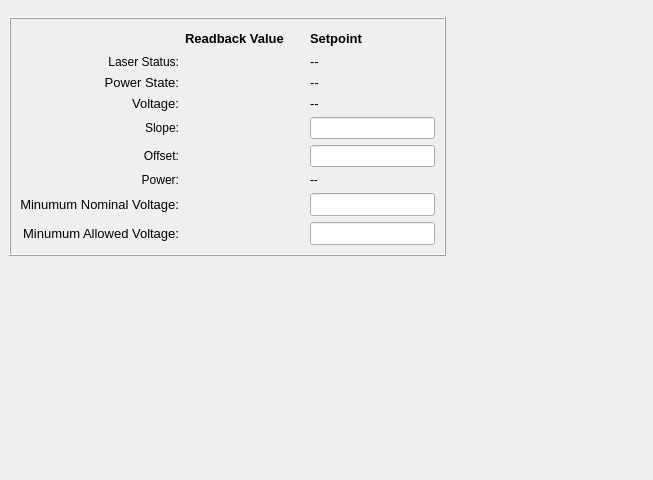
<?xml version="1.0" encoding="UTF-8"?>
<ui version="4.0">
 <class>Form</class>
 <widget class="QWidget" name="Form">
  <property name="geometry">
   <rect>
    <x>0</x>
    <y>0</y>
    <width>653</width>
    <height>480</height>
   </rect>
  </property>
  <property name="minimumSize">
   <size>
    <width>640</width>
    <height>480</height>
   </size>
  </property>
  <property name="windowTitle">
   <string>Form</string>
  </property>
  <layout class="QVBoxLayout" name="verticalLayout">
   <property name="leftMargin">
    <number>0</number>
   </property>
   <property name="rightMargin">
    <number>0</number>
   </property>
   <item>
    <widget class="PyDMEmbeddedDisplay" name="PyDMEmbeddedDisplay">
     <property name="sizePolicy">
      <sizepolicy hsizetype="Expanding" vsizetype="Fixed">
       <horstretch>0</horstretch>
       <verstretch>0</verstretch>
      </sizepolicy>
     </property>
     <property name="maximumSize">
      <size>
       <width>16777215</width>
       <height>30</height>
      </size>
     </property>
     <property name="toolTip">
      <string/>
     </property>
     <property name="frameShape">
      <enum>QFrame::NoFrame</enum>
     </property>
     <property name="macros" stdset="0">
      <string>{&quot;TITLE&quot;:&quot;Laser Expert: ${DEVICE}&quot;}</string>
     </property>
     <property name="filename" stdset="0">
      <string>./widgets/header.ui</string>
     </property>
    </widget>
   </item>
   <item>
    <layout class="QHBoxLayout" name="horizontalLayout">
     <property name="leftMargin">
      <number>9</number>
     </property>
     <property name="rightMargin">
      <number>9</number>
     </property>
     <item>
      <widget class="QFrame" name="frame">
       <property name="frameShape">
        <enum>QFrame::Box</enum>
       </property>
       <property name="frameShadow">
        <enum>QFrame::Raised</enum>
       </property>
       <layout class="QGridLayout" name="gridLayout">
        <item row="1" column="0">
         <widget class="PyDMLabel" name="PyDMLabel_10">
          <property name="toolTip">
           <string/>
          </property>
          <property name="text">
           <string>Laser Status:</string>
          </property>
          <property name="alignment">
           <set>Qt::AlignRight|Qt::AlignTrailing|Qt::AlignVCenter</set>
          </property>
         </widget>
        </item>
        <item row="6" column="0">
         <widget class="PyDMLabel" name="PyDMLabel_18">
          <property name="toolTip">
           <string/>
          </property>
          <property name="text">
           <string>Power:</string>
          </property>
          <property name="alignment">
           <set>Qt::AlignRight|Qt::AlignTrailing|Qt::AlignVCenter</set>
          </property>
         </widget>
        </item>
        <item row="1" column="3">
         <widget class="PyDMLabel" name="PyDMLabel_12">
          <property name="font">
           <font>
            <pointsize>10</pointsize>
           </font>
          </property>
          <property name="toolTip">
           <string/>
          </property>
          <property name="text">
           <string>--</string>
          </property>
         </widget>
        </item>
        <item row="2" column="0">
         <widget class="PyDMLabel" name="PyDMLabel_13">
          <property name="font">
           <font>
            <pointsize>10</pointsize>
           </font>
          </property>
          <property name="toolTip">
           <string/>
          </property>
          <property name="text">
           <string>Power State:</string>
          </property>
          <property name="alignment">
           <set>Qt::AlignRight|Qt::AlignTrailing|Qt::AlignVCenter</set>
          </property>
         </widget>
        </item>
        <item row="8" column="1">
         <widget class="PyDMLabel" name="PyDMLabel_6">
          <property name="font">
           <font>
            <pointsize>10</pointsize>
           </font>
          </property>
          <property name="toolTip">
           <string/>
          </property>
          <property name="showUnits" stdset="0">
           <bool>true</bool>
          </property>
          <property name="channel" stdset="0">
           <string>${PV}:MIN_VOLTAGE_RBV</string>
          </property>
         </widget>
        </item>
        <item row="1" column="1">
         <widget class="PyDMLabel" name="PyDMLabel_11">
          <property name="font">
           <font>
            <pointsize>10</pointsize>
           </font>
          </property>
          <property name="toolTip">
           <string/>
          </property>
          <property name="alarmSensitiveContent" stdset="0">
           <bool>false</bool>
          </property>
          <property name="channel" stdset="0">
           <string>${PV}:ERROR_RBV</string>
          </property>
         </widget>
        </item>
        <item row="6" column="3">
         <widget class="PyDMLabel" name="PyDMLabel_22">
          <property name="toolTip">
           <string/>
          </property>
          <property name="text">
           <string>--</string>
          </property>
         </widget>
        </item>
        <item row="7" column="1">
         <widget class="PyDMLabel" name="PyDMLabel_3">
          <property name="font">
           <font>
            <pointsize>10</pointsize>
           </font>
          </property>
          <property name="toolTip">
           <string/>
          </property>
          <property name="showUnits" stdset="0">
           <bool>true</bool>
          </property>
          <property name="channel" stdset="0">
           <string>${PV}:MIN_NOMINAL_VOLTAGE_RBV</string>
          </property>
         </widget>
        </item>
        <item row="0" column="2">
         <spacer name="horizontalSpacer">
          <property name="orientation">
           <enum>Qt::Horizontal</enum>
          </property>
          <property name="sizeType">
           <enum>QSizePolicy::Fixed</enum>
          </property>
          <property name="sizeHint" stdset="0">
           <size>
            <width>20</width>
            <height>20</height>
           </size>
          </property>
         </spacer>
        </item>
        <item row="5" column="1">
         <widget class="PyDMLabel" name="PyDMLabel_20">
          <property name="toolTip">
           <string/>
          </property>
          <property name="channel" stdset="0">
           <string>${PV}:SCALED_PWR_RBV.AOFF</string>
          </property>
         </widget>
        </item>
        <item row="2" column="1">
         <widget class="PyDMLabel" name="PyDMLabel_14">
          <property name="font">
           <font>
            <pointsize>10</pointsize>
           </font>
          </property>
          <property name="toolTip">
           <string/>
          </property>
          <property name="channel" stdset="0">
           <string>${PV}:POWER_STATE_RBV</string>
          </property>
         </widget>
        </item>
        <item row="8" column="3">
         <widget class="PyDMLineEdit" name="PyDMLineEdit_2">
          <property name="sizePolicy">
           <sizepolicy hsizetype="Fixed" vsizetype="Fixed">
            <horstretch>0</horstretch>
            <verstretch>0</verstretch>
           </sizepolicy>
          </property>
          <property name="font">
           <font>
            <pointsize>10</pointsize>
           </font>
          </property>
          <property name="toolTip">
           <string/>
          </property>
          <property name="showUnits" stdset="0">
           <bool>true</bool>
          </property>
          <property name="channel" stdset="0">
           <string>${PV}:MIN_VOLTAGE</string>
          </property>
         </widget>
        </item>
        <item row="5" column="0">
         <widget class="PyDMLabel" name="PyDMLabel_17">
          <property name="toolTip">
           <string/>
          </property>
          <property name="text">
           <string>Offset:</string>
          </property>
          <property name="alignment">
           <set>Qt::AlignRight|Qt::AlignTrailing|Qt::AlignVCenter</set>
          </property>
         </widget>
        </item>
        <item row="4" column="1">
         <widget class="PyDMLabel" name="PyDMLabel_19">
          <property name="toolTip">
           <string/>
          </property>
          <property name="channel" stdset="0">
           <string>${PV}:SCALED_PWR_RBV.ASLO</string>
          </property>
         </widget>
        </item>
        <item row="3" column="1">
         <widget class="PyDMLabel" name="PyDMLabel_8">
          <property name="font">
           <font>
            <pointsize>10</pointsize>
           </font>
          </property>
          <property name="toolTip">
           <string/>
          </property>
          <property name="text">
           <string/>
          </property>
          <property name="precision" stdset="0">
           <number>0</number>
          </property>
          <property name="showUnits" stdset="0">
           <bool>true</bool>
          </property>
          <property name="precisionFromPV" stdset="0">
           <bool>true</bool>
          </property>
          <property name="alarmSensitiveContent" stdset="0">
           <bool>false</bool>
          </property>
          <property name="channel" stdset="0">
           <string>${PV}:VOLTAGE_RBV</string>
          </property>
         </widget>
        </item>
        <item row="0" column="3">
         <widget class="PyDMLabel" name="PyDMLabel_5">
          <property name="font">
           <font>
            <pointsize>10</pointsize>
            <weight>75</weight>
            <bold>true</bold>
           </font>
          </property>
          <property name="toolTip">
           <string/>
          </property>
          <property name="text">
           <string>Setpoint</string>
          </property>
         </widget>
        </item>
        <item row="3" column="0">
         <widget class="PyDMLabel" name="PyDMLabel_7">
          <property name="font">
           <font>
            <pointsize>10</pointsize>
           </font>
          </property>
          <property name="toolTip">
           <string/>
          </property>
          <property name="text">
           <string>Voltage:</string>
          </property>
          <property name="alignment">
           <set>Qt::AlignRight|Qt::AlignTrailing|Qt::AlignVCenter</set>
          </property>
         </widget>
        </item>
        <item row="2" column="3">
         <widget class="PyDMLabel" name="PyDMLabel_15">
          <property name="font">
           <font>
            <pointsize>10</pointsize>
           </font>
          </property>
          <property name="toolTip">
           <string/>
          </property>
          <property name="text">
           <string>--</string>
          </property>
         </widget>
        </item>
        <item row="7" column="0">
         <widget class="PyDMLabel" name="PyDMLabel_2">
          <property name="font">
           <font>
            <pointsize>10</pointsize>
           </font>
          </property>
          <property name="toolTip">
           <string/>
          </property>
          <property name="text">
           <string>Minumum Nominal Voltage:</string>
          </property>
          <property name="alignment">
           <set>Qt::AlignRight|Qt::AlignTrailing|Qt::AlignVCenter</set>
          </property>
         </widget>
        </item>
        <item row="7" column="3">
         <widget class="PyDMLineEdit" name="PyDMLineEdit">
          <property name="sizePolicy">
           <sizepolicy hsizetype="Fixed" vsizetype="Fixed">
            <horstretch>0</horstretch>
            <verstretch>0</verstretch>
           </sizepolicy>
          </property>
          <property name="font">
           <font>
            <pointsize>10</pointsize>
           </font>
          </property>
          <property name="toolTip">
           <string/>
          </property>
          <property name="showUnits" stdset="0">
           <bool>true</bool>
          </property>
          <property name="channel" stdset="0">
           <string>${PV}:MIN_NOMINAL_VOLTAGE</string>
          </property>
         </widget>
        </item>
        <item row="3" column="3">
         <widget class="PyDMLabel" name="PyDMLabel_9">
          <property name="font">
           <font>
            <pointsize>10</pointsize>
           </font>
          </property>
          <property name="toolTip">
           <string/>
          </property>
          <property name="text">
           <string>--</string>
          </property>
         </widget>
        </item>
        <item row="8" column="0">
         <widget class="PyDMLabel" name="PyDMLabel">
          <property name="font">
           <font>
            <pointsize>10</pointsize>
           </font>
          </property>
          <property name="toolTip">
           <string/>
          </property>
          <property name="text">
           <string>Minumum Allowed Voltage:</string>
          </property>
          <property name="alignment">
           <set>Qt::AlignRight|Qt::AlignTrailing|Qt::AlignVCenter</set>
          </property>
         </widget>
        </item>
        <item row="0" column="1">
         <widget class="PyDMLabel" name="PyDMLabel_4">
          <property name="font">
           <font>
            <pointsize>10</pointsize>
            <weight>75</weight>
            <bold>true</bold>
           </font>
          </property>
          <property name="toolTip">
           <string/>
          </property>
          <property name="text">
           <string>Readback Value</string>
          </property>
         </widget>
        </item>
        <item row="6" column="1">
         <widget class="PyDMLabel" name="PyDMLabel_21">
          <property name="toolTip">
           <string/>
          </property>
          <property name="showUnits" stdset="0">
           <bool>true</bool>
          </property>
          <property name="channel" stdset="0">
           <string>${PV}:SCALED_PWR_RBV</string>
          </property>
         </widget>
        </item>
        <item row="4" column="0">
         <widget class="PyDMLabel" name="PyDMLabel_16">
          <property name="toolTip">
           <string/>
          </property>
          <property name="text">
           <string>Slope:</string>
          </property>
          <property name="alignment">
           <set>Qt::AlignRight|Qt::AlignTrailing|Qt::AlignVCenter</set>
          </property>
         </widget>
        </item>
        <item row="5" column="3">
         <widget class="PyDMLineEdit" name="PyDMLineEdit_3">
          <property name="toolTip">
           <string/>
          </property>
          <property name="channel" stdset="0">
           <string>${PV}:SCALED_PWR_RBV.AOFF</string>
          </property>
         </widget>
        </item>
        <item row="4" column="3">
         <widget class="PyDMLineEdit" name="PyDMLineEdit_4">
          <property name="toolTip">
           <string/>
          </property>
          <property name="channel" stdset="0">
           <string>${PV}:SCALED_PWR_RBV.ASLO</string>
          </property>
         </widget>
        </item>
       </layout>
      </widget>
     </item>
     <item>
      <spacer name="horizontalSpacer_2">
       <property name="orientation">
        <enum>Qt::Horizontal</enum>
       </property>
       <property name="sizeHint" stdset="0">
        <size>
         <width>40</width>
         <height>20</height>
        </size>
       </property>
      </spacer>
     </item>
    </layout>
   </item>
   <item>
    <spacer name="verticalSpacer">
     <property name="orientation">
      <enum>Qt::Vertical</enum>
     </property>
     <property name="sizeHint" stdset="0">
      <size>
       <width>20</width>
       <height>40</height>
      </size>
     </property>
    </spacer>
   </item>
  </layout>
 </widget>
 <customwidgets>
  <customwidget>
   <class>PyDMLabel</class>
   <extends>QLabel</extends>
   <header>pydm.widgets.label</header>
  </customwidget>
  <customwidget>
   <class>PyDMEmbeddedDisplay</class>
   <extends>QFrame</extends>
   <header>pydm.widgets.embedded_display</header>
  </customwidget>
  <customwidget>
   <class>PyDMLineEdit</class>
   <extends>QLineEdit</extends>
   <header>pydm.widgets.line_edit</header>
  </customwidget>
 </customwidgets>
 <resources/>
 <connections/>
</ui>
